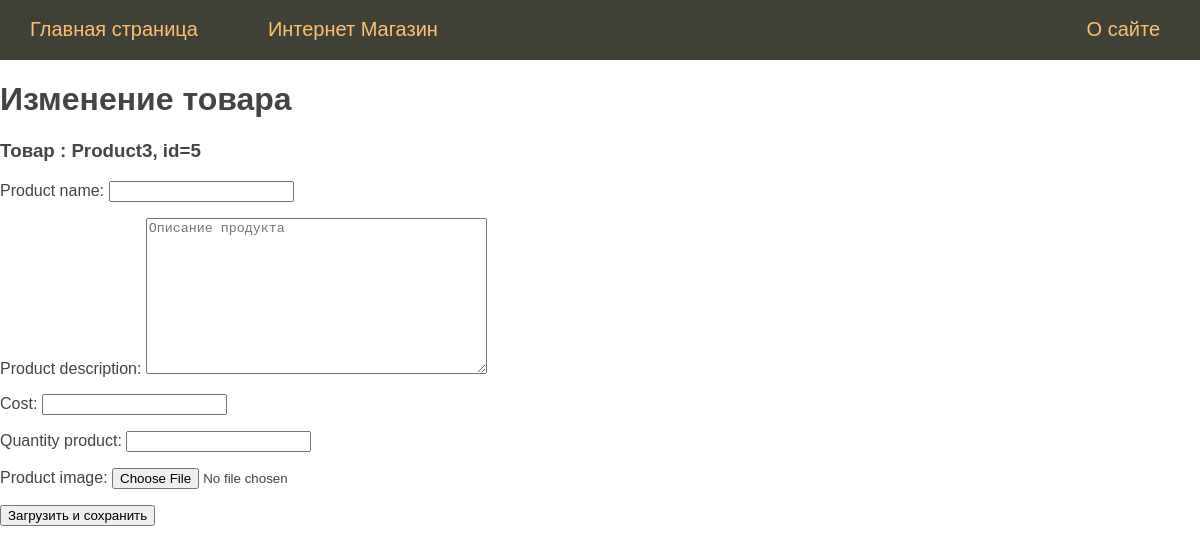
/product_form/5, run on an earlier commit of the app's database.
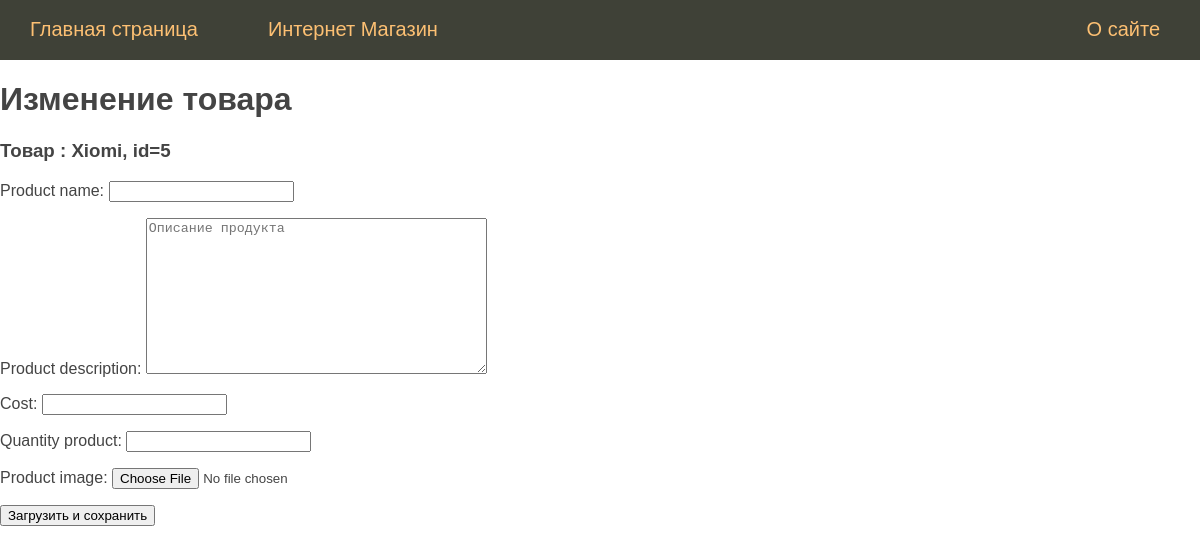
And on a later commit of the database.
### homework_1/models.py (models this page shows, shortened)
class Product(models.Model):
    product_name = models.CharField(max_length=30)
    product_description = models.TextField()
    cost = models.DecimalField(max_digits=8, decimal_places=2)
    quantity_product = models.IntegerField()  # Количества продукта
    data_add = models.DateTimeField(auto_now_add=True)
    product_image = models.ImageField(upload_to="images/")

### homework_1/views.py (the view)
# urls.py: path('product_form/<int:id_product>', views.product_form, name='product_form'),  # Форма для изменения продукта
def product_form(request, id_product: int):
    product = get_object_or_404(Product, pk=id_product)
    if request.method == "POST":
        form = ProductForm(request.POST, request.FILES)
        if form.is_valid():
            product.product_name = request.POST["product_name"]
            product.product_description = request.POST["product_description"]
            product.cost = request.POST["cost"]
            product.quantity_product = request.POST["quantity_product"]
            if "product_image" in request.FILES:
                product.product_image = request.FILES["product_image"]  # запись Image в переменную БД
            product.save()
            logger.info(f"Product {product.product_name} is changed successfully")
            return redirect("product", id_product=product.id)
    else:
        form = ProductForm()
    context = {
        'title': 'Изменение товара',
        'menu': menu,
        "form": form,
        "product": product,
    }
    return render(request, "homework_1/product_form.html", context=context)

### homework_1/forms.py
class ProductForm(forms.Form):
    product_name = forms.CharField(max_length=100)
    product_description = forms.CharField(widget=forms.Textarea(attrs={"placeholder": "Описание продукта"}))
    cost = forms.DecimalField(max_digits=8, decimal_places=2)
    quantity_product = forms.IntegerField()
    product_image = forms.ImageField(widget=forms.FileInput(attrs={"placeholder": "Изображение продукта"}))

### homework_1/templates/homework_1/product_form.html (shortened to what this page needs)
{% extends 'base.html' %}
{% block content%}
<h1>{{ title }}</h1>
<h3>{{ message }} Товар : {{product.product_name}}, id={{product.id}}</h3>
<form action="" method="post" enctype="multipart/form-data">
    {{ form.as_p }}
    <button type="submit">Загрузить и сохранить</button>
</form>
{% endblock %}

What changed in the data, as far as the page shows it:
changed Product id 5: product_name "Product3" → "Xiomi"
